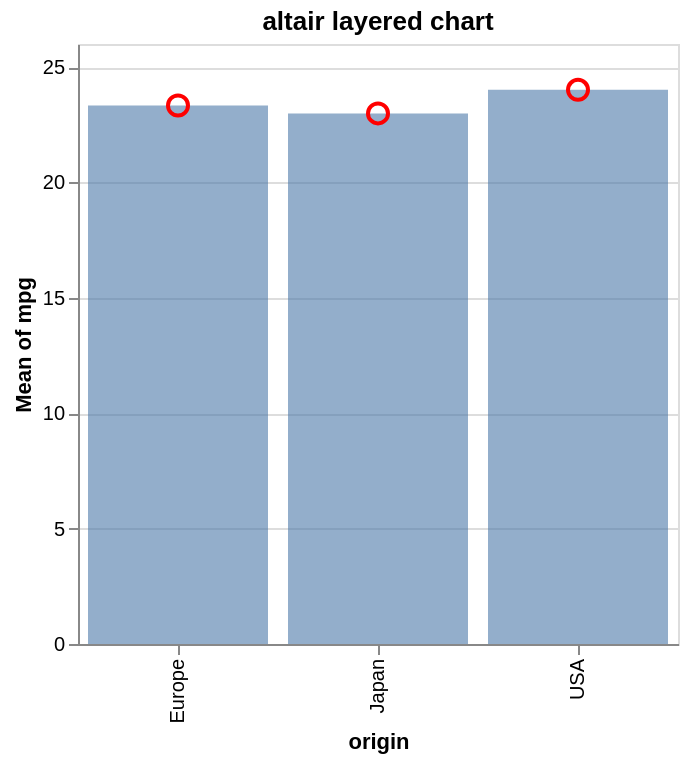

Write notebook code for a chart like this one.
### Code cell
base = alt.Chart(cars).encode(x=alt.X("origin:N"), y=alt.Y("mean(mpg):Q"))
(base.mark_bar(opacity=.6) + base.mark_point(color="red", size=100)).properties(title="altair layered chart", width=300)

### Figure 1 — Vega-Lite specification as saved in the notebook (floating-point values rounded to 4 significant figures)
{"config": {"view": {"continuousWidth": 300, "continuousHeight": 300}}, "layer": [{"mark": {"type": "bar", "opacity": 0.6}, "encoding": {"x": {"field": "origin", "type": "nominal"}, "y": {"aggregate": "mean", "field": "mpg", "type": "quantitative"}}}, {"mark": {"type": "point", "color": "red", "size": 100}, "encoding": {"x": {"field": "origin", "type": "nominal"}, "y": {"aggregate": "mean", "field": "mpg", "type": "quantitative"}}}], "data": {"name": "data-a882f2245369e7baafa564d59a51ee79"}, "title": "altair layered chart", "width": 300, "$schema": "https://vega.github.io/schema/vega-lite/v5.8.0.json", "datasets": {"data-a882f2245369e7baafa564d59a51ee79": [{"hp": 217, "mpg": 14.1, "origin": "Europe"}, {"hp": 248, "mpg": 25.7, "origin": "USA"}, {"hp": 244, "mpg": 42.1, "origin": "Europe"}, {"hp": 234, "mpg": 15.1, "origin": "USA"}, {"hp": 247, "mpg": 33.8, "origin": "Europe"}, {"hp": 117, "mpg": 25.9, "origin": "Japan"}, {"hp": 232, "mpg": 13.1, "origin": "Europe"}, {"hp": 142, "mpg": 21.8, "origin": "Japan"}, {"hp": 100, "mpg": 26.1, "origin": "Europe"}, {"hp": 88, "mpg": 19.0, "origin": "Japan"}, {"hp": 234, "mpg": 20.5, "origin": "Europe"}, {"hp": 206, "mpg": 19.1, "origin": "USA"}, {"hp": 202, "mpg": 29.3, "origin": "Japan"}, {"hp": 80, "mpg": 31.7, "origin": "Europe"}, {"hp": 178, "mpg": 33.0, "origin": "USA"}, {"hp": 178, "mpg": 31.9, "origin": "USA"}, {"hp": 168, "mpg": 20.8, "origin": "Japan"}, {"hp": 222, "mpg": 25.3, "origin": "Europe"}, {"hp": 140, "mpg": 22.4, "origin": "Japan"}, {"hp": 101, "mpg": 34.2, "origin": "Japan"}, {"hp": 122, "mpg": 19.9, "origin": "Japan"}, {"hp": 135, "mpg": 27.9, "origin": "USA"}, {"hp": 245, "mpg": 22.9, "origin": "Europe"}, {"hp": 136, "mpg": 25.8, "origin": "Japan"}, {"hp": 147, "mpg": 30.2, "origin": "Japan"}, {"hp": 138, "mpg": 14.7, "origin": "USA"}, {"hp": 131, "mpg": 20.9, "origin": "USA"}, {"hp": 95, "mpg": 22.6, "origin": "Japan"}, {"hp": 173, "mpg": 24.6, "origin": "USA"}, {"hp": 111, "mpg": 19.0, "origin": "Japan"}, {"hp": 113, "mpg": 20.6, "origin": "USA"}, {"hp": 140, "mpg": 22.0, "origin": "USA"}, {"hp": 164, "mpg": 17.4, "origin": "Japan"}, {"hp": 177, "mpg": 23.2, "origin": "Europe"}, {"hp": 120, "mpg": 29.7, "origin": "USA"}, {"hp": 243, "mpg": 25.7, "origin": "USA"}, {"hp": 62, "mpg": 31.8, "origin": "Japan"}, {"hp": 240, "mpg": 32.0, "origin": "Europe"}, {"hp": 177, "mpg": 25.9, "origin": "Europe"}, {"hp": 182, "mpg": 22.8, "origin": "Japan"}, {"hp": 157, "mpg": 21.8, "origin": "USA"}, {"hp": 131, "mpg": 15.0, "origin": "Japan"}, {"hp": 239, "mpg": 26.8, "origin": "USA"}, {"hp": 76, "mpg": 32.7, "origin": "Japan"}, {"hp": 186, "mpg": 16.2, "origin": "Japan"}, {"hp": 197, "mpg": 22.4, "origin": "Europe"}, {"hp": 75, "mpg": 24.2, "origin": "USA"}, {"hp": 240, "mpg": 19.0, "origin": "Europe"}, {"hp": 222, "mpg": 21.8, "origin": "USA"}, {"hp": 157, "mpg": 16.5, "origin": "Japan"}, {"hp": 123, "mpg": 26.8, "origin": "Europe"}, {"hp": 82, "mpg": 26.6, "origin": "USA"}, {"hp": 60, "mpg": 22.6, "origin": "Japan"}, {"hp": 74, "mpg": 26.6, "origin": "Japan"}, {"hp": 227, "mpg": 26.7, "origin": "USA"}, {"hp": 63, "mpg": 23.1, "origin": "USA"}, {"hp": 227, "mpg": 12.7, "origin": "USA"}, {"hp": 140, "mpg": 17.1, "origin": "Japan"}, {"hp": 136, "mpg": 24.8, "origin": "Europe"}, {"hp": 177, "mpg": 19.8, "origin": "Europe"}, {"hp": 77, "mpg": 22.4, "origin": "Japan"}, {"hp": 126, "mpg": 28.8, "origin": "USA"}, {"hp": 175, "mpg": 26.6, "origin": "Europe"}, {"hp": 114, "mpg": 23.7, "origin": "USA"}, {"hp": 166, "mpg": 21.6, "origin": "Europe"}, {"hp": 155, "mpg": 30.8, "origin": "USA"}, {"hp": 158, "mpg": 19.7, "origin": "Japan"}, {"hp": 65, "mpg": 25.6, "origin": "USA"}, {"hp": 223, "mpg": 19.8, "origin": "Japan"}, {"hp": 139, "mpg": 25.4, "origin": "Europe"}, {"hp": 180, "mpg": 23.2, "origin": "Europe"}, {"hp": 149, "mpg": 28.3, "origin": "USA"}, {"hp": 77, "mpg": 21.5, "origin": "Japan"}, {"hp": 87, "mpg": 10.3, "origin": "USA"}, {"hp": 211, "mpg": 37.1, "origin": "USA"}, {"hp": 61, "mpg": 31.2, "origin": "USA"}, {"hp": 68, "mpg": 22.2, "origin": "Europe"}, {"hp": 83, "mpg": 25.0, "origin": "Europe"}, {"hp": 150, "mpg": 27.4, "origin": "Japan"}, {"hp": 142, "mpg": 35.3, "origin": "Japan"}, {"hp": 180, "mpg": 21.8, "origin": "Europe"}, {"hp": 89, "mpg": 14.1, "origin": "Europe"}, {"hp": 214, "mpg": 13.6, "origin": "Europe"}, {"hp": 137, "mpg": 24.1, "origin": "Europe"}, {"hp": 201, "mpg": 22.8, "origin": "Europe"}, {"hp": 121, "mpg": 35.7, "origin": "Japan"}, {"hp": 237, "mpg": 22.3, "origin": "Japan"}, {"hp": 214, "mpg": 21.1, "origin": "Japan"}, {"hp": 195, "mpg": 20.3, "origin": "USA"}, {"hp": 235, "mpg": 29.0, "origin": "Japan"}, {"hp": 243, "mpg": 9.3, "origin": "Japan"}, {"hp": 185, "mpg": 23.2, "origin": "Europe"}, {"hp": 103, "mpg": 22.0, "origin": "Japan"}, {"hp": 113, "mpg": 24.1, "origin": "Japan"}, {"hp": 199, "mpg": 27.1, "origin": "Europe"}, {"hp": 87, "mpg": 15.2, "origin": "USA"}, {"hp": 144, "mpg": 27.9, "origin": "USA"}, {"hp": 212, "mpg": 16.5, "origin": "Europe"}, {"hp": 172, "mpg": 20.6, "origin": "Japan"}, {"hp": 111, "mpg": 11.4, "origin": "Japan"}, {"hp": 118, "mpg": 20.9, "origin": "USA"}, {"hp": 182, "mpg": 21.0, "origin": "Japan"}, {"hp": 62, "mpg": 20.7, "origin": "Japan"}, {"hp": 145, "mpg": 26.3, "origin": "Europe"}, {"hp": 198, "mpg": 16.8, "origin": "Japan"}, {"hp": 118, "mpg": 16.9, "origin": "Europe"}, {"hp": 88, "mpg": 14.8, "origin": "USA"}, {"hp": 166, "mpg": 25.6, "origin": "USA"}, {"hp": 127, "mpg": 28.1, "origin": "USA"}, {"hp": 75, "mpg": 35.3, "origin": "Japan"}, {"hp": 145, "mpg": 18.0, "origin": "Europe"}, {"hp": 71, "mpg": 18.7, "origin": "Europe"}, {"hp": 229, "mpg": 24.3, "origin": "USA"}, {"hp": 169, "mpg": 37.1, "origin": "Japan"}, {"hp": 69, "mpg": 29.5, "origin": "Europe"}, {"hp": 169, "mpg": 29.0, "origin": "USA"}, {"hp": 92, "mpg": 17.7, "origin": "Japan"}, {"hp": 146, "mpg": 17.5, "origin": "Japan"}, {"hp": 219, "mpg": 20.0, "origin": "USA"}, {"hp": 208, "mpg": 17.4, "origin": "Japan"}]}}
